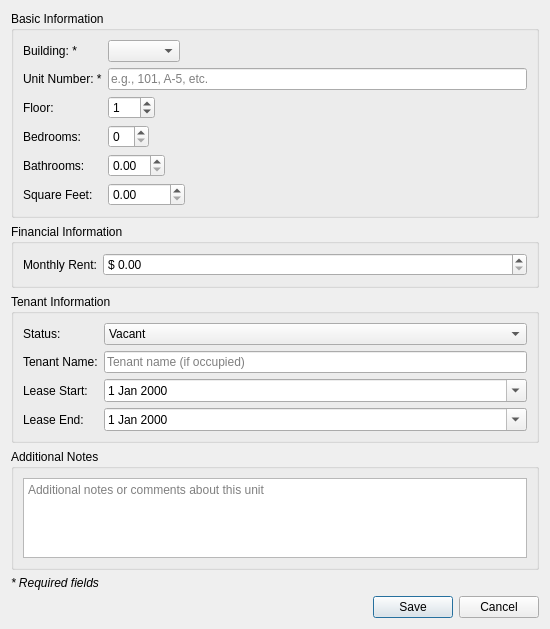
<?xml version="1.0" encoding="UTF-8"?>
<ui version="4.0">
 <class>UnitForm</class>
 <widget class="QDialog" name="UnitForm">
  <property name="geometry">
   <rect>
    <x>0</x>
    <y>0</y>
    <width>550</width>
    <height>600</height>
   </rect>
  </property>
  <property name="windowTitle">
   <string>Unit Details</string>
  </property>
  <layout class="QVBoxLayout" name="verticalLayout">
   <item>
    <widget class="QGroupBox" name="basicInfoGroupBox">
     <property name="title">
      <string>Basic Information</string>
     </property>
     <layout class="QFormLayout" name="basicFormLayout">
      <property name="fieldGrowthPolicy">
       <enum>QFormLayout::ExpandingFieldsGrow</enum>
      </property>
      <item row="0" column="0">
       <widget class="QLabel" name="buildingLabel">
        <property name="text">
         <string>Building: *</string>
        </property>
       </widget>
      </item>
      <item row="0" column="1">
       <widget class="QComboBox" name="buildingComboBox"/>
      </item>
      <item row="1" column="0">
       <widget class="QLabel" name="unitNumberLabel">
        <property name="text">
         <string>Unit Number: *</string>
        </property>
       </widget>
      </item>
      <item row="1" column="1">
       <widget class="QLineEdit" name="unitNumberEdit">
        <property name="placeholderText">
         <string>e.g., 101, A-5, etc.</string>
        </property>
       </widget>
      </item>
      <item row="2" column="0">
       <widget class="QLabel" name="floorLabel">
        <property name="text">
         <string>Floor:</string>
        </property>
       </widget>
      </item>
      <item row="2" column="1">
       <widget class="QSpinBox" name="floorSpinBox">
        <property name="minimum">
         <number>-5</number>
        </property>
        <property name="maximum">
         <number>200</number>
        </property>
        <property name="value">
         <number>1</number>
        </property>
       </widget>
      </item>
      <item row="3" column="0">
       <widget class="QLabel" name="bedroomsLabel">
        <property name="text">
         <string>Bedrooms:</string>
        </property>
       </widget>
      </item>
      <item row="3" column="1">
       <widget class="QSpinBox" name="bedroomsSpinBox">
        <property name="maximum">
         <number>20</number>
        </property>
       </widget>
      </item>
      <item row="4" column="0">
       <widget class="QLabel" name="bathroomsLabel">
        <property name="text">
         <string>Bathrooms:</string>
        </property>
       </widget>
      </item>
      <item row="4" column="1">
       <widget class="QDoubleSpinBox" name="bathroomsSpinBox">
        <property name="maximum">
         <double>20.000000000000000</double>
        </property>
        <property name="singleStep">
         <double>0.500000000000000</double>
        </property>
       </widget>
      </item>
      <item row="5" column="0">
       <widget class="QLabel" name="squareFeetLabel">
        <property name="text">
         <string>Square Feet:</string>
        </property>
       </widget>
      </item>
      <item row="5" column="1">
       <widget class="QDoubleSpinBox" name="squareFeetSpinBox">
        <property name="maximum">
         <double>99999.989999999997672</double>
        </property>
        <property name="singleStep">
         <double>10.000000000000000</double>
        </property>
       </widget>
      </item>
     </layout>
    </widget>
   </item>
   <item>
    <widget class="QGroupBox" name="financialGroupBox">
     <property name="title">
      <string>Financial Information</string>
     </property>
     <layout class="QFormLayout" name="financialFormLayout">
      <item row="0" column="0">
       <widget class="QLabel" name="rentLabel">
        <property name="text">
         <string>Monthly Rent:</string>
        </property>
       </widget>
      </item>
      <item row="0" column="1">
       <widget class="QDoubleSpinBox" name="rentSpinBox">
        <property name="prefix">
         <string>$ </string>
        </property>
        <property name="maximum">
         <double>999999.989999999990687</double>
        </property>
        <property name="singleStep">
         <double>50.000000000000000</double>
        </property>
       </widget>
      </item>
     </layout>
    </widget>
   </item>
   <item>
    <widget class="QGroupBox" name="tenantGroupBox">
     <property name="title">
      <string>Tenant Information</string>
     </property>
     <layout class="QFormLayout" name="tenantFormLayout">
      <item row="0" column="0">
       <widget class="QLabel" name="statusLabel">
        <property name="text">
         <string>Status:</string>
        </property>
       </widget>
      </item>
      <item row="0" column="1">
       <widget class="QComboBox" name="statusComboBox">
        <item>
         <property name="text">
          <string>Vacant</string>
         </property>
        </item>
        <item>
         <property name="text">
          <string>Occupied</string>
         </property>
        </item>
        <item>
         <property name="text">
          <string>Maintenance</string>
         </property>
        </item>
        <item>
         <property name="text">
          <string>Reserved</string>
         </property>
        </item>
       </widget>
      </item>
      <item row="1" column="0">
       <widget class="QLabel" name="tenantNameLabel">
        <property name="text">
         <string>Tenant Name:</string>
        </property>
       </widget>
      </item>
      <item row="1" column="1">
       <widget class="QLineEdit" name="tenantNameEdit">
        <property name="placeholderText">
         <string>Tenant name (if occupied)</string>
        </property>
       </widget>
      </item>
      <item row="2" column="0">
       <widget class="QLabel" name="leaseStartLabel">
        <property name="text">
         <string>Lease Start:</string>
        </property>
       </widget>
      </item>
      <item row="2" column="1">
       <widget class="QDateEdit" name="leaseStartEdit">
        <property name="calendarPopup">
         <bool>true</bool>
        </property>
       </widget>
      </item>
      <item row="3" column="0">
       <widget class="QLabel" name="leaseEndLabel">
        <property name="text">
         <string>Lease End:</string>
        </property>
       </widget>
      </item>
      <item row="3" column="1">
       <widget class="QDateEdit" name="leaseEndEdit">
        <property name="calendarPopup">
         <bool>true</bool>
        </property>
       </widget>
      </item>
     </layout>
    </widget>
   </item>
   <item>
    <widget class="QGroupBox" name="notesGroupBox">
     <property name="title">
      <string>Additional Notes</string>
     </property>
     <layout class="QVBoxLayout" name="notesLayout">
      <item>
       <widget class="QPlainTextEdit" name="notesEdit">
        <property name="minimumSize">
         <size>
          <width>0</width>
          <height>80</height>
         </size>
        </property>
        <property name="placeholderText">
         <string>Additional notes or comments about this unit</string>
        </property>
       </widget>
      </item>
     </layout>
    </widget>
   </item>
   <item>
    <widget class="QLabel" name="requiredLabel">
     <property name="text">
      <string>* Required fields</string>
     </property>
     <property name="font">
      <font>
       <italic>true</italic>
      </font>
     </property>
    </widget>
   </item>
   <item>
    <spacer name="verticalSpacer">
     <property name="orientation">
      <enum>Qt::Vertical</enum>
     </property>
     <property name="sizeHint" stdset="0">
      <size>
       <width>20</width>
       <height>40</height>
      </size>
     </property>
    </spacer>
   </item>
   <item>
    <widget class="QDialogButtonBox" name="buttonBox">
     <property name="orientation">
      <enum>Qt::Horizontal</enum>
     </property>
     <property name="standardButtons">
      <set>QDialogButtonBox::Cancel|QDialogButtonBox::Save</set>
     </property>
    </widget>
   </item>
  </layout>
 </widget>
 <resources/>
 <connections>
  <connection>
   <sender>buttonBox</sender>
   <signal>accepted()</signal>
   <receiver>UnitForm</receiver>
   <slot>accept()</slot>
   <hints>
    <hint type="sourcelabel">
     <x>248</x>
     <y>569</y>
    </hint>
    <hint type="destinationlabel">
     <x>157</x>
     <y>574</y>
    </hint>
   </hints>
  </connection>
  <connection>
   <sender>buttonBox</sender>
   <signal>rejected()</signal>
   <receiver>UnitForm</receiver>
   <slot>reject()</slot>
   <hints>
    <hint type="sourcelabel">
     <x>316</x>
     <y>569</y>
    </hint>
    <hint type="destinationlabel">
     <x>286</x>
     <y>574</y>
    </hint>
   </hints>
  </connection>
 </connections>
</ui>
